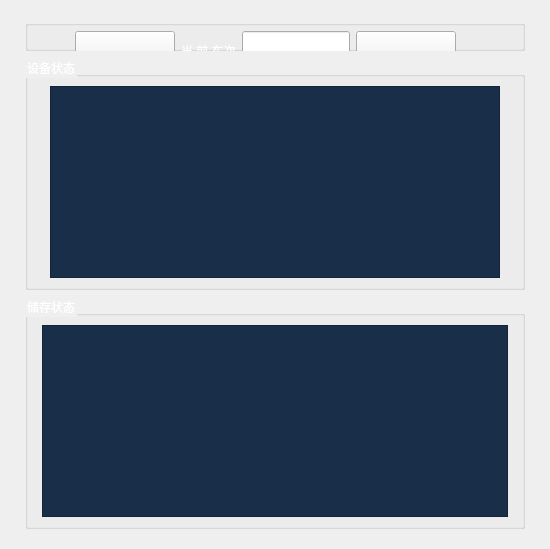
       <widget class="QWidget" name="page_4">
        <layout class="QHBoxLayout" name="horizontalLayout_29">
         <item>
          <widget class="QWidget" name="widget_8" native="true">
           <property name="sizePolicy">
            <sizepolicy hsizetype="Minimum" vsizetype="Preferred">
             <horstretch>0</horstretch>
             <verstretch>0</verstretch>
            </sizepolicy>
           </property>
           <property name="minimumSize">
            <size>
             <width>500</width>
             <height>0</height>
            </size>
           </property>
           <layout class="QVBoxLayout" name="verticalLayout_11">
            <item>
             <layout class="QHBoxLayout" name="horizontalLayout_26">
              <item>
               <spacer name="horizontalSpacer_26">
                <property name="orientation">
                 <enum>Qt::Horizontal</enum>
                </property>
                <property name="sizeType">
                 <enum>QSizePolicy::Fixed</enum>
                </property>
                <property name="sizeHint" stdset="0">
                 <size>
                  <width>5</width>
                  <height>0</height>
                 </size>
                </property>
               </spacer>
              </item>
              <item>
               <widget class="QGroupBox" name="groupBox_5">
                <property name="sizePolicy">
                 <sizepolicy hsizetype="Minimum" vsizetype="Maximum">
                  <horstretch>0</horstretch>
                  <verstretch>0</verstretch>
                 </sizepolicy>
                </property>
                <property name="minimumSize">
                 <size>
                  <width>500</width>
                  <height>0</height>
                 </size>
                </property>
                <property name="maximumSize">
                 <size>
                  <width>16777215</width>
                  <height>60</height>
                 </size>
                </property>
                <property name="title">
                 <string/>
                </property>
                <widget class="QWidget" name="layoutWidget">
                 <property name="geometry">
                  <rect>
                   <x>50</x>
                   <y>10</y>
                   <width>381</width>
                   <height>42</height>
                  </rect>
                 </property>
                 <layout class="QHBoxLayout" name="horizontalLayout_25">
                  <item>
                   <widget class="QPushButton" name="ccmngBtn">
                    <property name="sizePolicy">
                     <sizepolicy hsizetype="Minimum" vsizetype="Maximum">
                      <horstretch>0</horstretch>
                      <verstretch>0</verstretch>
                     </sizepolicy>
                    </property>
                    <property name="minimumSize">
                     <size>
                      <width>100</width>
                      <height>40</height>
                     </size>
                    </property>
                    <property name="maximumSize">
                     <size>
                      <width>16777215</width>
                      <height>40</height>
                     </size>
                    </property>
                    <property name="styleSheet">
                     <string notr="true">border-image: url(:/myimages/images/pbtnTrainNumSet.png);</string>
                    </property>
                    <property name="text">
                     <string/>
                    </property>
                   </widget>
                  </item>
                  <item>
                   <widget class="QLabel" name="label_11">
                    <property name="styleSheet">
                     <string notr="true">color: rgb(255, 255, 255);</string>
                    </property>
                    <property name="text">
                     <string>当 前 车次</string>
                    </property>
                   </widget>
                  </item>
                  <item>
                   <widget class="QLineEdit" name="ccMngLineEdit">
                    <property name="sizePolicy">
                     <sizepolicy hsizetype="Minimum" vsizetype="Maximum">
                      <horstretch>0</horstretch>
                      <verstretch>0</verstretch>
                     </sizepolicy>
                    </property>
                    <property name="minimumSize">
                     <size>
                      <width>100</width>
                      <height>40</height>
                     </size>
                    </property>
                    <property name="maximumSize">
                     <size>
                      <width>16777215</width>
                      <height>40</height>
                     </size>
                    </property>
                    <property name="styleSheet">
                     <string notr="true">border-image: url(:/myimages/images/editGround.png);
color: rgb(255, 255, 255);</string>
                    </property>
                   </widget>
                  </item>
                  <item>
                   <widget class="QPushButton" name="pushButton_41">
                    <property name="sizePolicy">
                     <sizepolicy hsizetype="Minimum" vsizetype="Maximum">
                      <horstretch>0</horstretch>
                      <verstretch>0</verstretch>
                     </sizepolicy>
                    </property>
                    <property name="minimumSize">
                     <size>
                      <width>100</width>
                      <height>40</height>
                     </size>
                    </property>
                    <property name="text">
                     <string/>
                    </property>
                   </widget>
                  </item>
                 </layout>
                </widget>
               </widget>
              </item>
              <item>
               <spacer name="horizontalSpacer_27">
                <property name="orientation">
                 <enum>Qt::Horizontal</enum>
                </property>
                <property name="sizeType">
                 <enum>QSizePolicy::Fixed</enum>
                </property>
                <property name="sizeHint" stdset="0">
                 <size>
                  <width>5</width>
                  <height>0</height>
                 </size>
                </property>
               </spacer>
              </item>
             </layout>
            </item>
            <item>
             <layout class="QHBoxLayout" name="horizontalLayout_27">
              <item>
               <spacer name="horizontalSpacer_28">
                <property name="orientation">
                 <enum>Qt::Horizontal</enum>
                </property>
                <property name="sizeType">
                 <enum>QSizePolicy::Fixed</enum>
                </property>
                <property name="sizeHint" stdset="0">
                 <size>
                  <width>5</width>
                  <height>0</height>
                 </size>
                </property>
               </spacer>
              </item>
              <item>
               <widget class="QGroupBox" name="groupBox_6">
                <property name="sizePolicy">
                 <sizepolicy hsizetype="Minimum" vsizetype="Maximum">
                  <horstretch>0</horstretch>
                  <verstretch>0</verstretch>
                 </sizepolicy>
                </property>
                <property name="minimumSize">
                 <size>
                  <width>500</width>
                  <height>0</height>
                 </size>
                </property>
                <property name="maximumSize">
                 <size>
                  <width>16777215</width>
                  <height>250</height>
                 </size>
                </property>
                <property name="styleSheet">
                 <string notr="true">color: rgb(255, 255, 255);</string>
                </property>
                <property name="title">
                 <string>设备状态</string>
                </property>
                <layout class="QHBoxLayout" name="horizontalLayout_31">
                 <item>
                  <spacer name="horizontalSpacer_32">
                   <property name="orientation">
                    <enum>Qt::Horizontal</enum>
                   </property>
                   <property name="sizeType">
                    <enum>QSizePolicy::Fixed</enum>
                   </property>
                   <property name="sizeHint" stdset="0">
                    <size>
                     <width>13</width>
                     <height>13</height>
                    </size>
                   </property>
                  </spacer>
                 </item>
                 <item>
                  <widget class="QTableWidget" name="deviceStatusTW">
                   <property name="styleSheet">
                    <string notr="true">background-color: rgb(25, 46, 72);</string>
                   </property>
                   <property name="columnCount">
                    <number>0</number>
                   </property>
                   <attribute name="horizontalHeaderStretchLastSection">
                    <bool>true</bool>
                   </attribute>
                   <attribute name="verticalHeaderStretchLastSection">
                    <bool>true</bool>
                   </attribute>
                  </widget>
                 </item>
                 <item>
                  <spacer name="horizontalSpacer_33">
                   <property name="orientation">
                    <enum>Qt::Horizontal</enum>
                   </property>
                   <property name="sizeType">
                    <enum>QSizePolicy::Fixed</enum>
                   </property>
                   <property name="sizeHint" stdset="0">
                    <size>
                     <width>13</width>
                     <height>13</height>
                    </size>
                   </property>
                  </spacer>
                 </item>
                </layout>
               </widget>
              </item>
              <item>
               <spacer name="horizontalSpacer_29">
                <property name="orientation">
                 <enum>Qt::Horizontal</enum>
                </property>
                <property name="sizeType">
                 <enum>QSizePolicy::Fixed</enum>
                </property>
                <property name="sizeHint" stdset="0">
                 <size>
                  <width>5</width>
                  <height>0</height>
                 </size>
                </property>
               </spacer>
              </item>
             </layout>
            </item>
            <item>
             <layout class="QHBoxLayout" name="horizontalLayout_28">
              <item>
               <spacer name="horizontalSpacer_30">
                <property name="orientation">
                 <enum>Qt::Horizontal</enum>
                </property>
                <property name="sizeType">
                 <enum>QSizePolicy::Fixed</enum>
                </property>
                <property name="sizeHint" stdset="0">
                 <size>
                  <width>5</width>
                  <height>0</height>
                 </size>
                </property>
               </spacer>
              </item>
              <item>
               <widget class="QGroupBox" name="groupBox_7">
                <property name="sizePolicy">
                 <sizepolicy hsizetype="Minimum" vsizetype="Maximum">
                  <horstretch>0</horstretch>
                  <verstretch>0</verstretch>
                 </sizepolicy>
                </property>
                <property name="minimumSize">
                 <size>
                  <width>500</width>
                  <height>0</height>
                 </size>
                </property>
                <property name="maximumSize">
                 <size>
                  <width>16777215</width>
                  <height>250</height>
                 </size>
                </property>
                <property name="styleSheet">
                 <string notr="true">color: rgb(255, 255, 255);</string>
                </property>
                <property name="title">
                 <string>储存状态</string>
                </property>
                <layout class="QHBoxLayout" name="horizontalLayout_32">
                 <item>
                  <spacer name="horizontalSpacer_34">
                   <property name="orientation">
                    <enum>Qt::Horizontal</enum>
                   </property>
                   <property name="sizeType">
                    <enum>QSizePolicy::Fixed</enum>
                   </property>
                   <property name="sizeHint" stdset="0">
                    <size>
                     <width>5</width>
                     <height>0</height>
                    </size>
                   </property>
                  </spacer>
                 </item>
                 <item>
                  <widget class="QTableWidget" name="ccTW">
                   <property name="styleSheet">
                    <string notr="true">background-color: rgb(25, 46, 72);;</string>
                   </property>
                   <attribute name="horizontalHeaderStretchLastSection">
                    <bool>true</bool>
                   </attribute>
                  </widget>
                 </item>
                 <item>
                  <spacer name="horizontalSpacer_35">
                   <property name="orientation">
                    <enum>Qt::Horizontal</enum>
                   </property>
                   <property name="sizeType">
                    <enum>QSizePolicy::Fixed</enum>
                   </property>
                   <property name="sizeHint" stdset="0">
                    <size>
                     <width>5</width>
                     <height>0</height>
                    </size>
                   </property>
                  </spacer>
                 </item>
                </layout>
               </widget>
              </item>
              <item>
               <spacer name="horizontalSpacer_31">
                <property name="orientation">
                 <enum>Qt::Horizontal</enum>
                </property>
                <property name="sizeType">
                 <enum>QSizePolicy::Fixed</enum>
                </property>
                <property name="sizeHint" stdset="0">
                 <size>
                  <width>5</width>
                  <height>0</height>
                 </size>
                </property>
               </spacer>
              </item>
             </layout>
            </item>
           </layout>
          </widget>
         </item>
        </layout>
       </widget>
